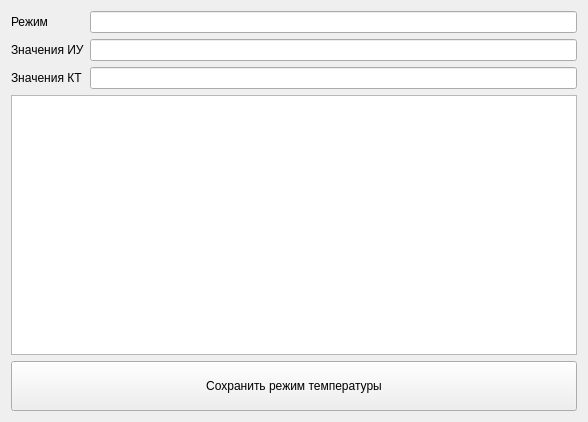
<?xml version="1.0" encoding="UTF-8"?>
<ui version="4.0">
 <class>Form</class>
 <widget class="QWidget" name="Form">
  <property name="geometry">
   <rect>
    <x>0</x>
    <y>0</y>
    <width>588</width>
    <height>422</height>
   </rect>
  </property>
  <property name="acceptDrops">
   <bool>false</bool>
  </property>
  <property name="windowTitle">
   <string>Режим температуры</string>
  </property>
  <layout class="QVBoxLayout" name="verticalLayout_2">
   <item>
    <layout class="QFormLayout" name="formLayout_2">
     <item row="0" column="0">
      <widget class="QLabel" name="Label">
       <property name="text">
        <string>Режим</string>
       </property>
      </widget>
     </item>
     <item row="0" column="1">
      <widget class="QLineEdit" name="target"/>
     </item>
     <item row="1" column="0">
      <widget class="QLabel" name="Label_2">
       <property name="text">
        <string>Значения ИУ</string>
       </property>
      </widget>
     </item>
     <item row="1" column="1">
      <widget class="QLineEdit" name="md_values"/>
     </item>
     <item row="2" column="0">
      <widget class="QLabel" name="Label_3">
       <property name="text">
        <string>Значения КТ</string>
       </property>
      </widget>
     </item>
     <item row="2" column="1">
      <widget class="QLineEdit" name="cp_values"/>
     </item>
    </layout>
   </item>
   <item>
    <widget class="QListWidget" name="logs">
     <property name="toolTip">
      <string>&lt;html&gt;&lt;head/&gt;&lt;body&gt;&lt;p&gt;&lt;span style=&quot; font-size:10pt;&quot;&gt;Перетащите файл лога в эту область&lt;/span&gt;&lt;/p&gt;&lt;/body&gt;&lt;/html&gt;</string>
     </property>
     <property name="whatsThis">
      <string>&lt;html&gt;&lt;head/&gt;&lt;body&gt;&lt;p&gt;Перетащите файл лога в эту область&lt;/p&gt;&lt;/body&gt;&lt;/html&gt;</string>
     </property>
    </widget>
   </item>
   <item>
    <widget class="QPushButton" name="save">
     <property name="minimumSize">
      <size>
       <width>0</width>
       <height>50</height>
      </size>
     </property>
     <property name="text">
      <string>Сохранить режим температуры</string>
     </property>
    </widget>
   </item>
  </layout>
 </widget>
 <resources/>
 <connections/>
</ui>
